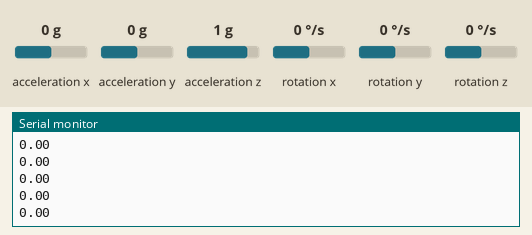
This sketch was run on a simulated Arduino Uno, built with avr-gcc and run on an emulated ATmega328P. Shown: the last lines printed to the serial monitor. The test bench sets the inputs (shaded band); at power-on: rotation x 0 °/s, acceleration x 0 g, acceleration y 0 g, acceleration z 1 g, rotation y 0 °/s, rotation z 0 °/s.

Above: at 1.2 s.
1.3 s: rotation x set to -192 °/s
At 1.32 s:
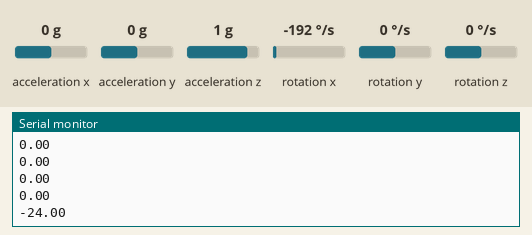
2.8 s: rotation x set to -100 °/s
At 2.83 s:
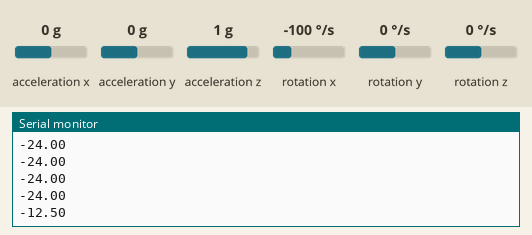
Timing chart, 0 to 5.8 s (numbered marks = the images above; inputs shaded):
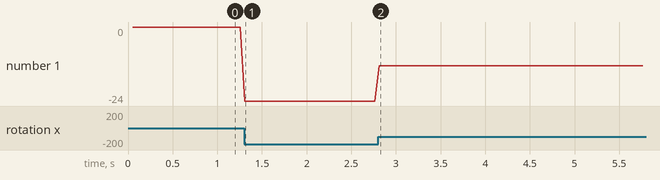

The sketch:

FiltroKalman.ino
```cpp
#include <Arduino.h>
#include <Wire.h>
#include "MPU6050.h"
#include "Filters.h"

#include <math.h>
#include <Kalman.h>

#define TSAMPLE 1000000
const double T= 0.05;
const int MPU = 0x68; //ICD address
float AcX[2], AcY[2],AcZ[2], Tmp, GyX[2],GyY[2],GyZ[2],Vx[2],Vy[2],Vz[2],Dx=0,Dy=0,Dz=0;// Dados do MPU
unsigned long currentTime=0,previousTime=0;
float ang_accelXZ,vang_gyroY,ang_kalmanXZ,ang_accelYZ,vang_gyroX,ang_kalmanYZ,ang_accelXY,vang_gyroZ,ang_kalmanXY;
float y_pass_alt[3][3], x_pass_alt[3][3];
float movAvg[10];
int count0 = 0,countMvAvg=0;
bool isFirst, dir;
Kalman FiltroKalmanXZ;
Kalman FiltroKalmanYZ;
Kalman FiltroKalmanXY;
Vector rawGyro;
Vector rawAccel;
MPU6050 mpu;

void setupKalman()
{
  FiltroKalmanXZ.setQangle(T*T*0.0466);
  FiltroKalmanXZ.setQbias(0.0466);
  FiltroKalmanXZ.setRmeasure(10);
  FiltroKalmanXZ.setAngle(0);
  FiltroKalmanXY.setQangle(T*T*0.0466);
  FiltroKalmanXY.setQbias(0.0466);
  FiltroKalmanXY.setRmeasure(10);
  FiltroKalmanXY.setAngle(0);
  FiltroKalmanYZ.setQangle(T*T*0.0466);
  FiltroKalmanYZ.setQbias(0.0466);
  FiltroKalmanYZ.setRmeasure(10);
  FiltroKalmanYZ.setAngle(0);
}

float LPFilterAlternative(float x, int axis)
{

  const float a=0.50, b = 0.70;
  y_pass_alt[2][axis] = (a+b)*y_pass_alt[1][axis] -a*b*y_pass_alt[0][axis] +(1-a-b+a*b)*x_pass_alt[0][axis] ;
  float y = y_pass_alt[2][axis] ;
  y_pass_alt[0][axis] =y_pass_alt[1][axis] ;
  y_pass_alt[1][axis] =y_pass_alt[2][axis] ;
  x_pass_alt[0][axis] =x_pass_alt[1][axis] ;
  x_pass_alt[1][axis] =x_pass_alt[2][axis] ;
  x_pass_alt[2][axis] = x;
  return y;

}
float LPFilterAlternativeFirst(float x, int axis)
{

  const float a=0.65;
  y_pass_alt[1][axis] = (a)*y_pass_alt[0][axis]+(1-a)*x_pass_alt[1][axis];
  float y = y_pass_alt[1][axis] ;
  y_pass_alt[0][axis] =y_pass_alt[1][axis] ;
  x_pass_alt[0][axis] = x_pass_alt[1][axis] ;
  x_pass_alt[1][axis] = x;
  return y;

}
float movingAvgFilter(float x)
{
  float avg=0;
  if(countMvAvg<10)
  {
    movAvg[countMvAvg]=x;
    return x;
  }
  else
  {
    for(int i = 0 ; i<10-1; i++)
    {
      movAvg[i]=movAvg[i+1];
    }
    movAvg[9]=x;
    for(int i = 0 ; i<10-1; i++)
    {
      avg=movAvg[i]/10;
    }
    return avg;
  }
  countMvAvg++;
}

void setup() {
  Serial.begin(115200);


  while(!mpu.begin(MPU6050_SCALE_2000DPS, MPU6050_RANGE_2G))
  {
    Serial.println("Could not find a valid MPU6050 sensor, check wiring!");
    delay(500);
  }
  setupKalman();
  mpu.setGyroOffsetX(84);
  mpu.setGyroOffsetY(50);
  mpu.setGyroOffsetZ(84);
}


void clearAll()
{
  AcX[1]=0;
  AcY[1]=0;
  AcZ[1]=0;
  GyX[1]=0;
  GyY[1]=0;
  GyZ[1]=0;
  Vx[1]=0;
  Vy[1]=0;
  Vz[1]=0;
  AcX[0]=0;
  AcY[0]=0;
  AcZ[0]=0;
  GyX[0]=0;
  GyY[0]=0;
  GyZ[0]=0;
  Vx[0]=0;
  Vy[0]=0;
  Vz[0]=0;
  Dx=0;
  Dy=0;
  Dz=0;
}

void loop() {
  currentTime = micros();
  if (Serial.available())
  {
    if(Serial.read()=='z')
    {
      clearAll();
    }


  }
  if (currentTime-previousTime>=T*TSAMPLE)
  {
    rawGyro = mpu.readRawGyro();
    rawAccel = mpu.readScaledAccel();
    previousTime=currentTime;

    fitData();
    ang_accelXZ = atan2(rawAccel.XAxis, rawAccel.ZAxis)*180/PI;
    vang_gyroY=rawGyro.YAxis;
    ang_accelYZ = atan2(rawAccel.YAxis, rawAccel.ZAxis)*180/PI;
    vang_gyroX=rawGyro.XAxis;
    ang_accelXY = atan2(rawAccel.XAxis, rawAccel.YAxis)*180/PI;
    vang_gyroZ=rawGyro.ZAxis;

    // Aplica o filtro de Kalman
    ang_kalmanXZ = FiltroKalmanXZ.getAngle(ang_accelXZ,vang_gyroY,T);
    ang_kalmanYZ = FiltroKalmanYZ.getAngle(ang_accelYZ,vang_gyroX,T);
    ang_kalmanXY = FiltroKalmanXY.getAngle(ang_accelXY,vang_gyroZ,T);

    AcX[1]=rawAccel.XAxis- sin(ang_kalmanXZ*PI/180);
    AcX[1]*=9.80665;
    AcX[1]=LPFilterAlternativeFirst(AcX[1],0);
    velocity((AcX),&Vx[1],&count0);
    displacement(Vx,&Dx);

    Serial.println(vang_gyroX);

  }


}

void fitData()
{
    //rawAccel.XAxis=rawAccel.XAxis/16384;
    accel_fit(&rawAccel.XAxis,0);
    //rawAccel.YAxis=rawAccel.YAxis/16384;
    accel_fit(&rawAccel.YAxis,1);
    //rawAccel.ZAxis=rawAccel.ZAxis/16384;
    accel_fit(&rawAccel.ZAxis,2);

    rawGyro.XAxis=rawGyro.XAxis/131;
    rawGyro.YAxis=rawGyro.YAxis/131;
    rawGyro.ZAxis=rawGyro.ZAxis/131;
}


void velocity(float *Ac,float *velo,int *count0)
{
      if(abs(Ac[1])>0.1)
      {

        if(*velo==0)
        {
          if(isFirst&&Ac[1]<0)dir=false;
          if(isFirst&&Ac[1]>0)dir=true;
          *velo=*velo + Ac[1]*T;
          isFirst=false;
        }

        if(abs(*velo+Ac[1]*T)<=0)
        {
         *velo=0;
        }
        else
        {
         *velo=*velo + Ac[1]*T;
        }


      }
      else
      {

        *count0=*count0+1;

        if(*count0>10)
        {
          isFirst=true;
          *velo=0;

          *count0=0;
        }
      }
}
void displacement(float *velo,float *dis)
{
      if(abs(velo[1])>0.00)
      {
        if(dir)*dis=*dis +abs(velo[1])*T;
        else *dis=*dis -abs(velo[1])*T;

      }

}
```

Filters.cpp
```cpp
#include "Arduino.h"
#include "Filters.h"
#include <math.h>

void accel_fit(float *input,int axis)
{
    float aux=*input;
    if(axis==0)
    {
      *input=(aux*1.005)-0.0670;
    }
    if(axis==1)
    {
      *input=(aux*1.00806809)+0.03041711;
    }
    if(axis==2)
    {
      *input=(aux*0.97438991)-0.09827342;
    }

}
```

Filters.h
```cpp
#include "Arduino.h"
#include <math.h>


void accel_fit(float *input,int axis);
```

Measured:
- after the input at 1.3 s, the serial monitor: prints a new line at once (image 1)
- after the input at 2.8 s, the serial monitor: prints a new line at once (image 2)
- plotted number 1: 0 → -24 after the input at 1.3 s, -24 → -12.5 after the input at 2.8 s
